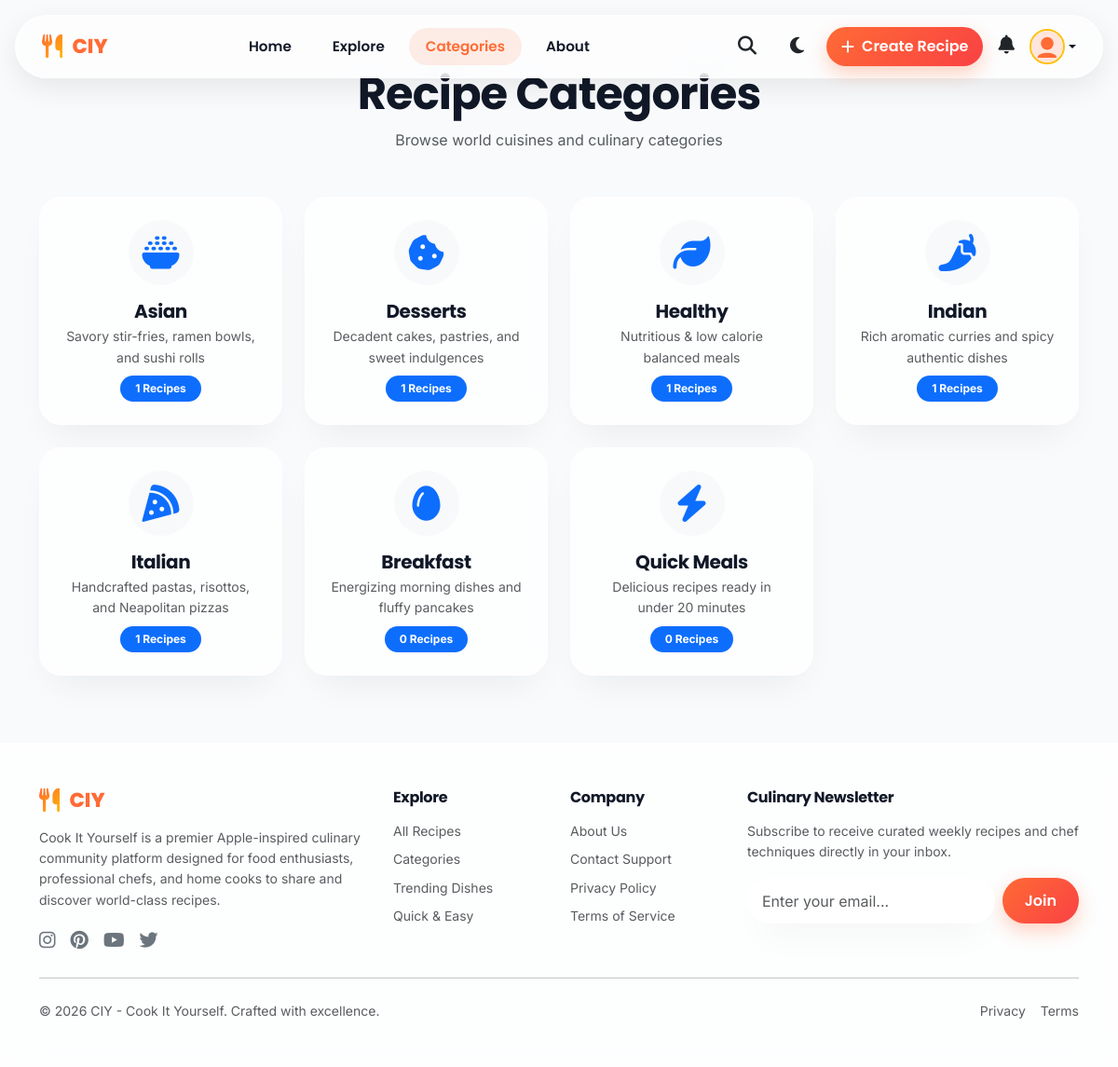
The app's page /team_modules/05_Ashish_Frontend_Discovery_UI/pages/categories.php (signed in) with its own data.
### tables this page shows
CREATE TABLE `categories` (
  `id` INT UNSIGNED AUTO_INCREMENT PRIMARY KEY,
  `name` VARCHAR(50) NOT NULL UNIQUE,
  `slug` VARCHAR(60) NOT NULL UNIQUE,
  `icon` VARCHAR(50) DEFAULT 'fa-utensils',
  `image` VARCHAR(255) DEFAULT 'default_category.jpg',
  `description` VARCHAR(255) DEFAULT NULL,
  `created_at` TIMESTAMP DEFAULT CURRENT_TIMESTAMP
);

### config/database.php (called while the page is built, shortened)
<?php
class Database {
    private static ?PDO $instance = null;
    public static function getInstance(): PDO {
        if (self::$instance === null) {
            try {
                $dsn = "mysql:host=" . DB_HOST . ";port=" . DB_PORT . ";dbname=" . DB_NAME . ";charset=" . DB_CHARSET;
                $options = [
                    PDO::ATTR_ERRMODE => PDO::ERRMODE_EXCEPTION,
                    PDO::ATTR_DEFAULT_FETCH_MODE => PDO::FETCH_ASSOC,
                    PDO::ATTR_EMULATE_PREPARES => false,
                    PDO::MYSQL_ATTR_INIT_COMMAND => "SET NAMES " . DB_CHARSET
                ];
                self::$instance = new PDO($dsn, DB_USER, DB_PASS, $options);
            } catch (PDOException $e) {
                try {
                    $sqliteDir = ROOT_PATH . 'database/';
                    if (!is_dir($sqliteDir)) {
                        mkdir($sqliteDir, 0755, true);
                    }
                    $sqlitePath = $sqliteDir . 'ciy_sqlite.db';
                    $isNewDatabase = !file_exists($sqlitePath);
                    self::$instance = new PDO("sqlite:" . $sqlitePath);
                    self::$instance->setAttribute(PDO::ATTR_ERRMODE, PDO::ERRMODE_EXCEPTION);
                    self::$instance->setAttribute(PDO::ATTR_DEFAULT_FETCH_MODE, PDO::FETCH_ASSOC);
                    self::$driver = 'sqlite';
                    if ($isNewDatabase) {
                        self::seedSqlite(self::$instance);
                    }
                } catch (PDOException $ex) {
                    die("<div style='font-family:system-ui,sans-serif; padding:40px; text-align:center;'>
                        <h2>Database Connection Failed</h2>
                        <p>" . htmlspecialchars($ex->getMessage()) . "</p>
                    </div>");
                }
            }
        }
        return self::$instance;
    }
}

### team_modules/05_Ashish_Frontend_Discovery_UI/classes/Category.php (called while the page is built, shortened)
<?php
require_once __DIR__ . '/../config/database.php';
class Category {
    private PDO $db;
    public function __construct() {
        $this->db = Database::getInstance();
    }
    public function getAll(): array {
        $stmt = $this->db->query("
            SELECT c.*, COUNT(r.id) AS recipe_count
            FROM categories c
            LEFT JOIN recipes r ON r.category_id = c.id AND r.is_published = 1
            GROUP BY c.id
            ORDER BY recipe_count DESC, c.name ASC
        ");
        return $stmt->fetchAll();
    }
}

### config/helpers.php (called while the page is built, shortened)
<?php
function e(?string $string): string {
    return htmlspecialchars($string ?? '', ENT_QUOTES | ENT_SUBSTITUTE, 'UTF-8');
}

### team_modules/05_Ashish_Frontend_Discovery_UI/pages/categories.php (the view, shortened to what this page needs)
<?php
require_once __DIR__ . '/../config/helpers.php';
require_once __DIR__ . '/../classes/Category.php';
$categoryEngine = new Category();
$categories = $categoryEngine->getAll();
require_once __DIR__ . '/../includes/header.php';
require_once __DIR__ . '/../includes/navbar.php';
?>
<div class="container py-5 my-4">
    <div class="text-center mb-5">
        <h2 class="font-heading fw-bold display-5 mb-2">Recipe Categories</h2>
        <p class="text-muted">Browse world cuisines and culinary categories</p>
    </div>
    <div class="row g-4">
        <?php foreach ($categories as $cat): ?>
            <div class="col-md-4 col-lg-3">
                <a href="<?= BASE_URL ?>/pages/explore.php?category=<?= e($cat['slug']) ?>" class="glass-card text-center p-4 d-block text-reset h-100" data-aos="fade-up">
                    <div class="icon-box bg-light rounded-circle mx-auto mb-3 d-flex align-items-center justify-content-center" style="width:70px; height:70px;">
                        <i class="fa-solid <?= e($cat['icon']) ?> display-6 text-primary"></i>
                    </div>
                    <h5 class="font-heading fw-bold mb-1"><?= e($cat['name']) ?></h5>
                    <p class="text-muted small mb-2"><?= e($cat['description']) ?></p>
                    <span class="badge bg-primary rounded-pill px-3 py-2"><?= $cat['recipe_count'] ?> Recipes</span>
                </a>
            </div>
        <?php endforeach; ?>
    </div>
</div>
<?php require_once __DIR__ . '/../includes/footer.php'; ?>

### assets/css/style.css (style rules this page uses)
:root { --primary: #FF6B35; --primary-hover: #E85A24; --primary-light: rgba(255, 107, 53, 0.12); --secondary: #FFB703; --accent: #F94144; --bg-main: #F8FAFC; --bg-card: rgba(255, 255, 255, 0.72); --bg-card-solid: #FFFFFF; --bg-glass: rgba(255, 255, 255, 0.65); --text-main: #111827; --text-muted: #6B7280; --text-inverse: #FFFFFF; --border-glass: rgba(255, 255, 255, 0.8); --border-subtle: rgba(229, 231, 235, 0.7); --shadow-glass: 0 20px 40px -15px rgba(0, 0, 0, 0.07), 0 0 15px rgba(255, 255, 255, 0.5) inset; --shadow-hover: 0 25px 50px -12px rgba(255, 107, 53, 0.25); --font-heading: 'Poppins', -apple-system, BlinkMacSystemFont, sans-serif; --font-body: 'Inter', -apple-system, BlinkMacSystemFont, sans-serif; --blur-glass: blur(18px); --radius-lg: 24px; --radius-md: 16px; --radius-sm: 12px; --radius-pill: 9999px; --transition: all 0.35s cubic-bezier(0.16, 1, 0.3, 1); }
* { box-sizing: border-box; margin: 0; padding: 0; }
body { font-family: var(--font-body); background-color: var(--bg-main); color: var(--text-main); line-height: 1.6; overflow-x: hidden; transition: background-color 0.4s ease, color 0.4s ease; min-height: 100vh; display: flex; flex-direction: column; }
h1, h2, h3, h4, h5, h6, .font-heading { font-family: var(--font-heading); font-weight: 700; color: var(--text-main); letter-spacing: -0.02em; }
a { text-decoration: none; color: inherit; transition: var(--transition); }
.glass-card { background: var(--bg-card); backdrop-filter: var(--blur-glass); -webkit-backdrop-filter: var(--blur-glass); border: 1px solid var(--border-glass); border-radius: var(--radius-lg); box-shadow: var(--shadow-glass); transition: var(--transition); }

### records on screen
categories: name "Asian", description "Savory stir-fries, ramen bowls, and sushi rolls", recipe_count "1"
categories: name "Desserts", description "Decadent cakes, pastries, and sweet indulgences", recipe_count "1"
categories: name "Healthy", description "Nutritious & low calorie balanced meals", recipe_count "1"
categories: name "Indian", description "Rich aromatic curries and spicy authentic dishes", recipe_count "1"
categories: name "Italian", description "Handcrafted pastas, risottos, and Neapolitan pizzas", recipe_count "1"
categories: name "Breakfast", description "Energizing morning dishes and fluffy pancakes", recipe_count "0"
categories: name "Quick Meals", description "Delicious recipes ready in under 20 minutes", recipe_count "0"
